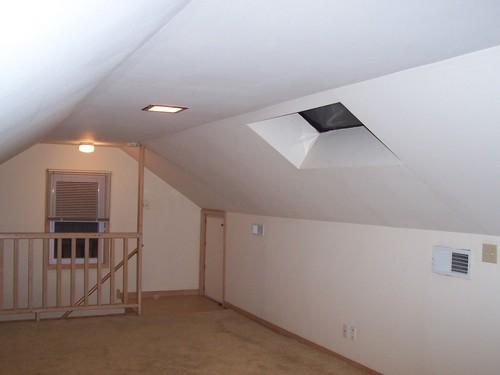
#> input picture images/inputs/ade20k-val/ADE_val_00000046.jpg, 500 x 375 px
$ python -i edge_detection.py   (imports and definitions only)
#> lines starting #> are read from the running program, lines starting #| are printed output that depends on the picture
#> further down, picture is the input picture: shape (375, 500, 3); mean B, G, R 151, 152.6, 163.6
import cv2
import numpy as np
import PIL.Image as pil
from matplotlib import pyplot as plt


def detect_edges(image: np.ndarray) -> pil.Image:
    """
    Implements canny edge detection and required image preprocessing.

    Parameters
    ----------
    image : np.ndarray
        Input image to perform edge detection on.

    Returns
    -------
    pil.Image
        Image showing detected edges, with the same shape as the input image.
    """
    blur = cv2.blur(image, (3, 3))  # Add blur
    gray = cv2.cvtColor(blur, cv2.COLOR_BGR2GRAY)  # Convert image to grayscale
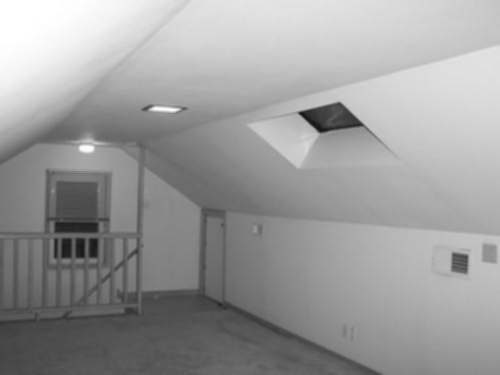
#> gray: shape (375, 500); min 20, max 255, mean 155.7
    edges = cv2.Canny(gray, 15, 50, apertureSize=3)  # Use canny method
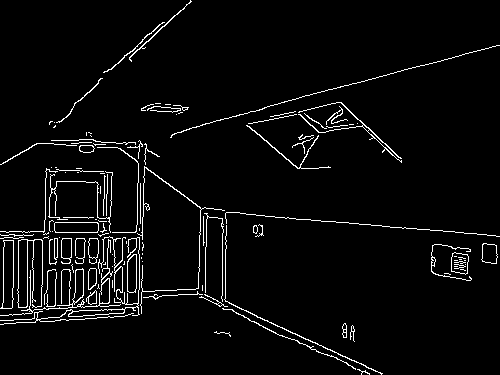
#> edges: shape (375, 500); 3.9% white in thin lines or dots
    edge_map = pil.fromarray(edges)
    edge_map.save("images/outputs/intermediate-outputs/edge-detection-output.png")

    return edge_map


# [125 lines left out: functions get_segmented_edges, hough_transform, get_vertical_lines, get_hough_corners, not called in this run]

>>> import cv2
>>> picture = cv2.imread('images/inputs/ade20k-val/ADE_val_00000046.jpg')
>>> result = detect_edges(picture)
